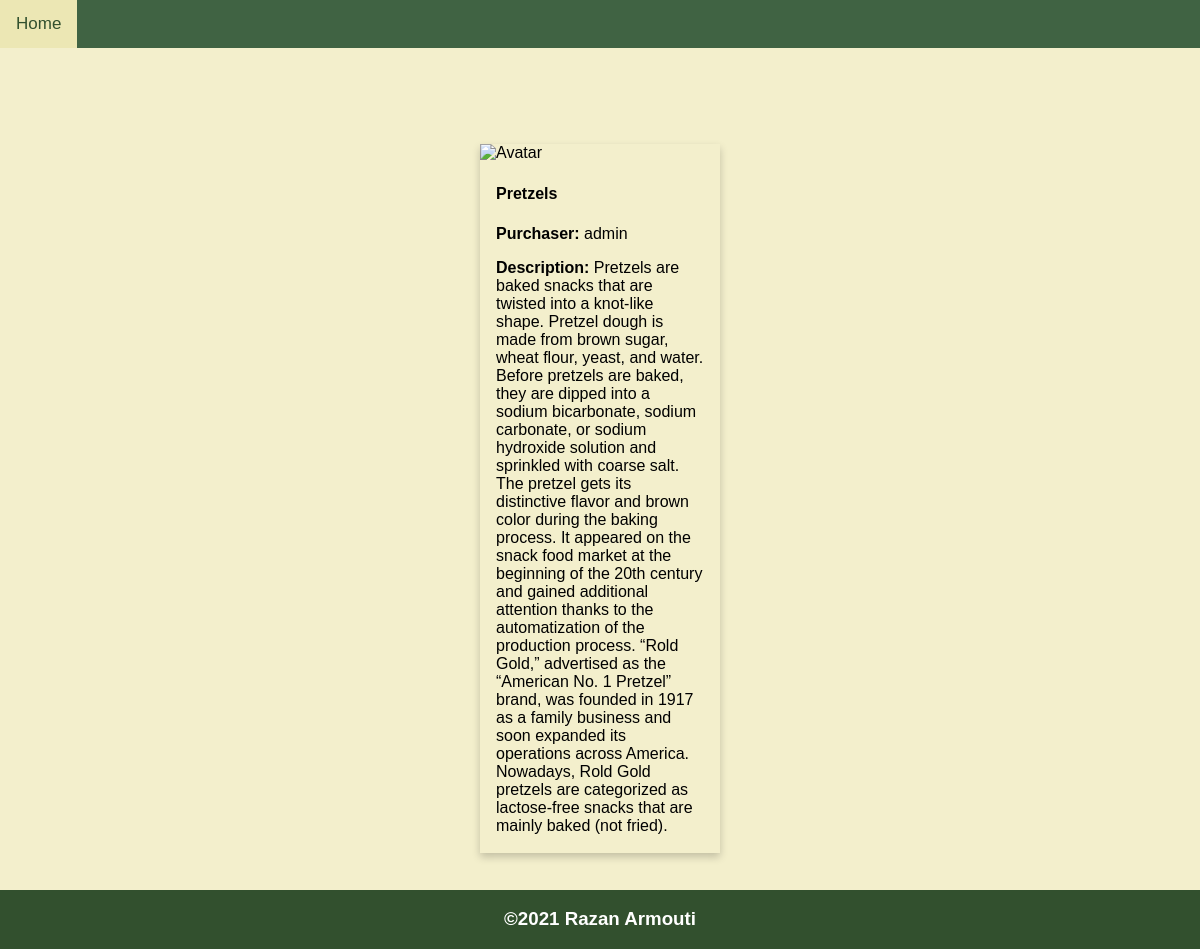
/1/, run on the app's committed database.
### snacks/models.py (models this page shows, shortened)
class Snack(models.Model):
    name = models.CharField(max_length=64)
    purchaser = models.ForeignKey(get_user_model(), on_delete=models.CASCADE)
    description = models.TextField(blank=True)

### snacks/views.py (the view)
# urls.py: path("<int:pk>/", DetailView.as_view(), name="snack_detail"),
class DetailView(DetailView):
    template_name = 'snack_detail.html'
    model = Snack
    context_object_name = "snack_object"

### templates/snack_detail.html
{% extends "_base.html"%}
{% block content%}
<div class="card">
    <img src="https://mir-s3-cdn-cf.behance.net/project_modules/max_1200/01ec06118988613.609416522260a.jpg" alt="Avatar" style="width:100%">
    <div class="container">
      <h4><b>{{snack_object.name}}</b></h4>
      <p><b>Purchaser:</b> {{snack_object.purchaser }}</p>
      <p><b>Description:</b> {{snack_object.description}}</p>
    </div>
  </div>
{% endblock %}

### templates/_base.html (shortened to what this page needs)
<!DOCTYPE html>
<html lang="en">
<head>
</head>
<body>
    <header>
        <div class="topnav">
            <a href="{% url 'snacks' %}">Home</a>
        </div>
        {% block content %}{% endblock %}
    <div class="footer">
        <h3> &copy;2021 Razan Armouti</h3>
    </div>
</body>
</html>

### templates/_base.html (style rules this page uses)
body { margin: 0; font-family: Arial, Helvetica, sans-serif; background-color: #F3EFCC }
.card { box-shadow: 0 4px 8px 0 rgba(0, 0, 0, 0.2); transition: 0.3s; width: 20%; margin: 8% 40% }
.container { padding: 2px 16px; }
.topnav { overflow: hidden; background-color: #406343; }
.topnav a { float: left; color: #f2f2f2; text-align: center; padding: 14px 16px; text-decoration: none; font-size: 17px; }
.footer { position: fixed; left: 0; bottom: 0; width: 100%; background-color: #32502E; color: white; text-align: center; }

### data on the page
Snack: name "Pretzels", purchaser "admin", description "Pretzels are baked snacks that are twisted into a knot-like shape. Pretzel dough is made from brown sugar, wheat flour, yeast, and water. Before pretzels are baked, they are dipped into a sodium bicarbonate, sodium carbonate, or sodium hydroxide solution and sprinkled with coarse salt. The pretzel gets its distinctive flavor and brown color during the baking process. It appeared on the snack food market at the beginning of the 20th century and gained additional attention thanks to the automatization of the production process. “Rold Gold,” advertised as the “American No. 1 Pretzel” brand, was founded in 1917 as a family business and soon expanded its operations across America. Nowadays, Rold…"
